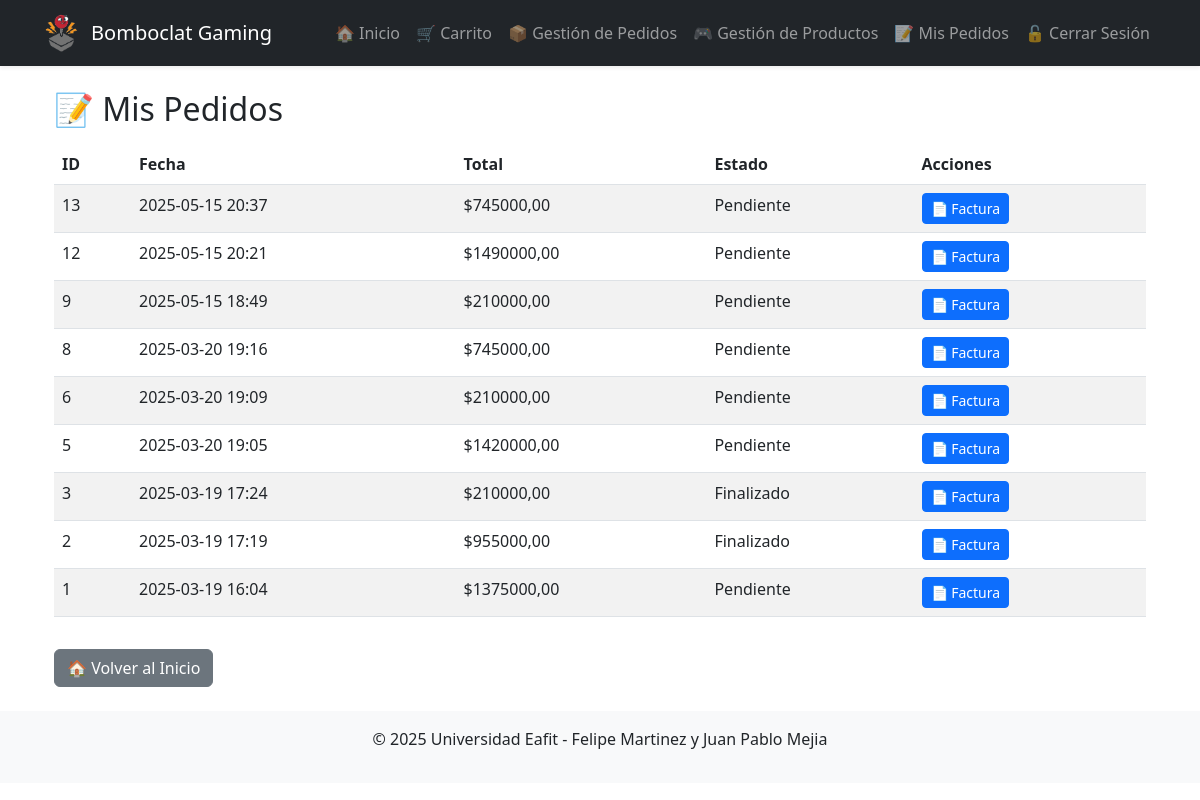
The page /mis-pedidos/ (signed in) on the database as committed earlier.
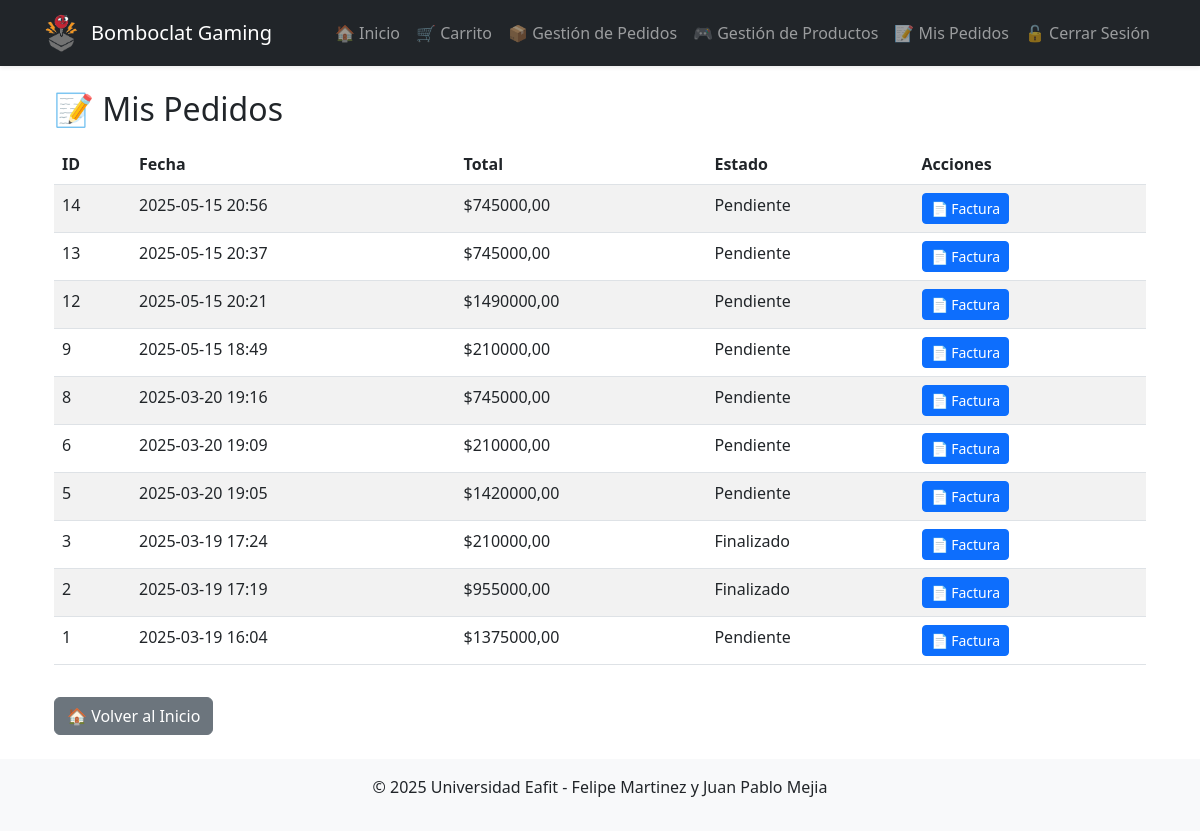
The same page on the database as committed later.
### core/models.py (models this page shows, shortened)
class Pedido(models.Model):
    usuario = models.ForeignKey('auth.User', on_delete=models.CASCADE)
    fecha = models.DateTimeField(auto_now_add=True)
    total = models.DecimalField(max_digits=10, decimal_places=2, default=0)
    METODOS_ENVIO = [
        ('Tienda',    'Recoger en tienda'),
        ('Domicilio', 'Envío a domicilio'),
    ]
    metodo_envio    = models.CharField(max_length=10, choices=METODOS_ENVIO, default='Tienda')
    direccion_envio = models.CharField(max_length=255, blank=True)
    ESTADOS = [
        ('Pendiente', 'Pendiente'),
        ('Enviado', 'Enviado'),
        ('Cancelado', 'Cancelado'),
    ]
    estado = models.CharField(max_length=10, choices=ESTADOS, default='Pendiente')

### core/views.py (the view)
# urls.py: path('mis-pedidos/', views.mis_pedidos, name='mis_pedidos'),
@login_required
def mis_pedidos(request):
    pedidos = Pedido.objects.filter(usuario=request.user).order_by('-fecha')
    return render(request, 'core/mis_pedidos.html', {
        'pedidos': pedidos
    })

### core/templates/core/mis_pedidos.html (shortened to what this page needs)
{% extends "base.html" %}
{% block content %}
<div class="container">
    <h2>📝 Mis Pedidos</h2>
    <table class="table table-striped mt-3">
        <thead>
            <tr>
                <th>ID</th>
                <th>Fecha</th>
                <th>Total</th>
                <th>Estado</th>
                <th>Acciones</th>
            </tr>
        </thead>
        <tbody>
            {% for pedido in pedidos %}
            <tr>
                <td>{{ pedido.id }}</td>
                <td>{{ pedido.fecha|date:"Y-m-d H:i" }}</td>
                <td>${{ pedido.total }}</td>
                <td>{{ pedido.estado }}</td>
                <td>
                    <a href="{% url 'generar_factura_pdf' pedido.id %}"
                       class="btn btn-sm btn-primary">
                       📄 Factura
                    </a>
                </td>
            </tr>
            {% empty %}
            <tr>
                <td colspan="5" class="text-center">No tienes pedidos aún.</td>
            </tr>
            {% endfor %}
        </tbody>
    </table>
    <a href="{% url 'home' %}" class="btn btn-secondary mt-3">
        🏠 Volver al Inicio
    </a>
</div>
{% endblock %}

Rows that differ between the two databases and show on the page:
added Pedido: id "14", fecha "2025-05-15 20:56", total "745000,00", estado "Pendiente"
